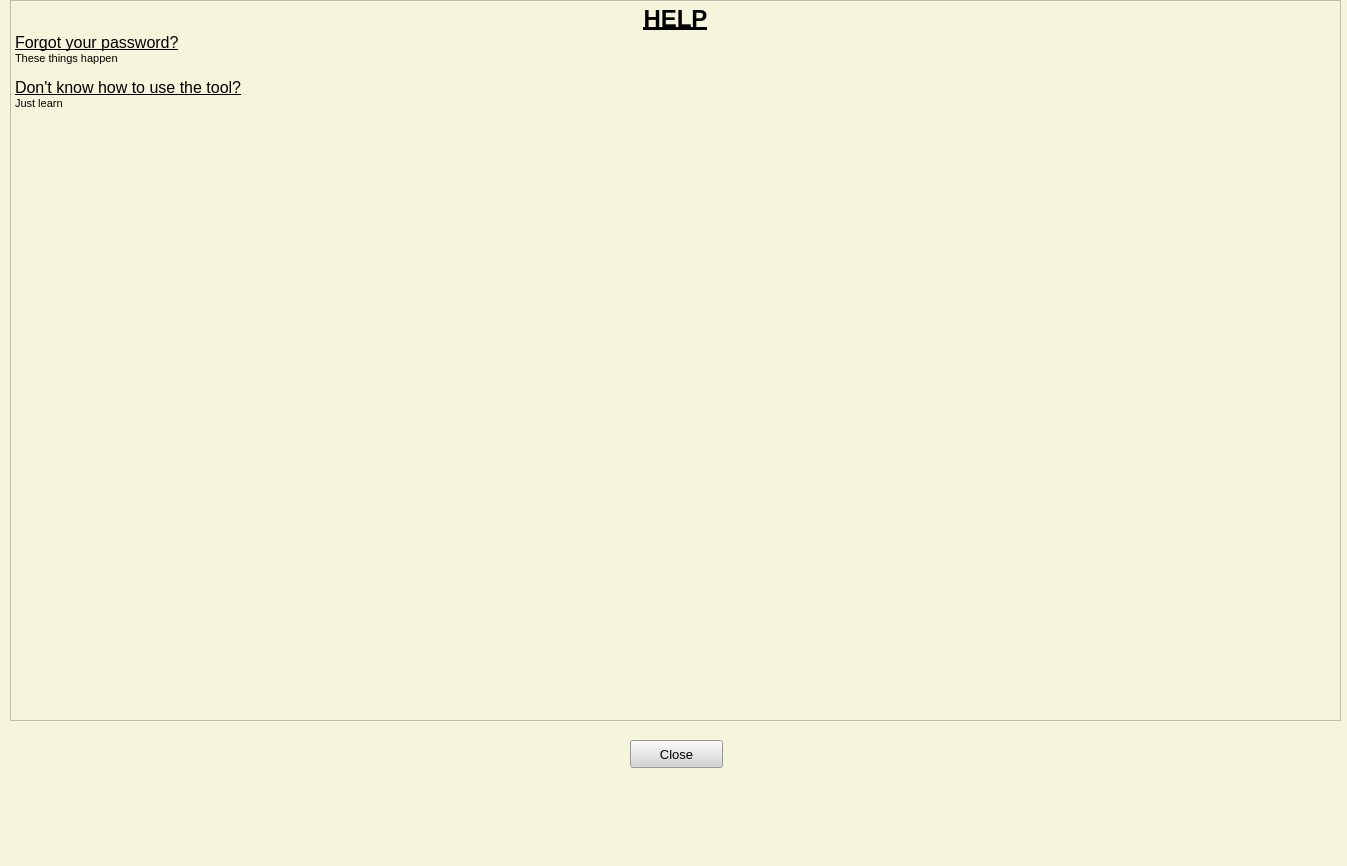
<?xml version="1.0" encoding="UTF-8"?>
<ui version="4.0">
 <class>MainWindow</class>
 <widget class="QMainWindow" name="MainWindow">
  <property name="geometry">
   <rect>
    <x>0</x>
    <y>0</y>
    <width>1347</width>
    <height>866</height>
   </rect>
  </property>
  <property name="windowTitle">
   <string>MainWindow</string>
  </property>
  <property name="styleSheet">
   <string notr="true">background-color: beige;</string>
  </property>
  <widget class="QWidget" name="centralwidget">
   <widget class="QTextBrowser" name="textBrowser">
    <property name="geometry">
     <rect>
      <x>10</x>
      <y>0</y>
      <width>1331</width>
      <height>721</height>
     </rect>
    </property>
    <property name="html">
     <string>&lt;!DOCTYPE HTML PUBLIC &quot;-//W3C//DTD HTML 4.0//EN&quot; &quot;http://www.w3.org/TR/REC-html40/strict.dtd&quot;&gt;
&lt;html&gt;&lt;head&gt;&lt;meta name=&quot;qrichtext&quot; content=&quot;1&quot; /&gt;&lt;style type=&quot;text/css&quot;&gt;
p, li { white-space: pre-wrap; }
&lt;/style&gt;&lt;/head&gt;&lt;body style=&quot; font-family:'MS Shell Dlg 2'; font-size:7.8pt; font-weight:400; font-style:normal;&quot;&gt;
&lt;p align=&quot;center&quot; style=&quot; margin-top:0px; margin-bottom:0px; margin-left:0px; margin-right:0px; -qt-block-indent:0; text-indent:0px;&quot;&gt;&lt;span style=&quot; font-size:18pt; font-weight:600; text-decoration: underline;&quot;&gt;HELP&lt;/span&gt;&lt;/p&gt;
&lt;p style=&quot; margin-top:0px; margin-bottom:0px; margin-left:0px; margin-right:0px; -qt-block-indent:0; text-indent:0px;&quot;&gt;&lt;span style=&quot; font-size:12pt; text-decoration: underline;&quot;&gt;Forgot your password?&lt;/span&gt;&lt;/p&gt;
&lt;p style=&quot; margin-top:0px; margin-bottom:0px; margin-left:0px; margin-right:0px; -qt-block-indent:0; text-indent:0px;&quot;&gt;&lt;span style=&quot; font-size:8pt;&quot;&gt;These things happen&lt;/span&gt;&lt;/p&gt;
&lt;p style=&quot;-qt-paragraph-type:empty; margin-top:0px; margin-bottom:0px; margin-left:0px; margin-right:0px; -qt-block-indent:0; text-indent:0px; font-size:8pt;&quot;&gt;&lt;br /&gt;&lt;/p&gt;
&lt;p style=&quot; margin-top:0px; margin-bottom:0px; margin-left:0px; margin-right:0px; -qt-block-indent:0; text-indent:0px;&quot;&gt;&lt;span style=&quot; font-size:12pt; text-decoration: underline;&quot;&gt;Don't know how to use the tool?&lt;/span&gt;&lt;/p&gt;
&lt;p style=&quot; margin-top:0px; margin-bottom:0px; margin-left:0px; margin-right:0px; -qt-block-indent:0; text-indent:0px;&quot;&gt;&lt;span style=&quot; font-size:8pt;&quot;&gt;Just learn&lt;/span&gt;&lt;/p&gt;
&lt;p style=&quot;-qt-paragraph-type:empty; margin-top:0px; margin-bottom:0px; margin-left:0px; margin-right:0px; -qt-block-indent:0; text-indent:0px; font-size:8pt;&quot;&gt;&lt;br /&gt;&lt;/p&gt;
&lt;p style=&quot;-qt-paragraph-type:empty; margin-top:0px; margin-bottom:0px; margin-left:0px; margin-right:0px; -qt-block-indent:0; text-indent:0px; font-size:8pt;&quot;&gt;&lt;br /&gt;&lt;/p&gt;
&lt;p style=&quot;-qt-paragraph-type:empty; margin-top:0px; margin-bottom:0px; margin-left:0px; margin-right:0px; -qt-block-indent:0; text-indent:0px; font-size:8pt;&quot;&gt;&lt;br /&gt;&lt;/p&gt;&lt;/body&gt;&lt;/html&gt;</string>
    </property>
   </widget>
   <widget class="QPushButton" name="but_close">
    <property name="geometry">
     <rect>
      <x>630</x>
      <y>740</y>
      <width>93</width>
      <height>28</height>
     </rect>
    </property>
    <property name="font">
     <font>
      <pointsize>10</pointsize>
     </font>
    </property>
    <property name="styleSheet">
     <string notr="true">background-color: lightgrey;
</string>
    </property>
    <property name="text">
     <string>Close</string>
    </property>
   </widget>
  </widget>
  <widget class="QMenuBar" name="menubar">
   <property name="geometry">
    <rect>
     <x>0</x>
     <y>0</y>
     <width>1347</width>
     <height>26</height>
    </rect>
   </property>
  </widget>
  <widget class="QStatusBar" name="statusbar"/>
 </widget>
 <resources/>
 <connections/>
</ui>
